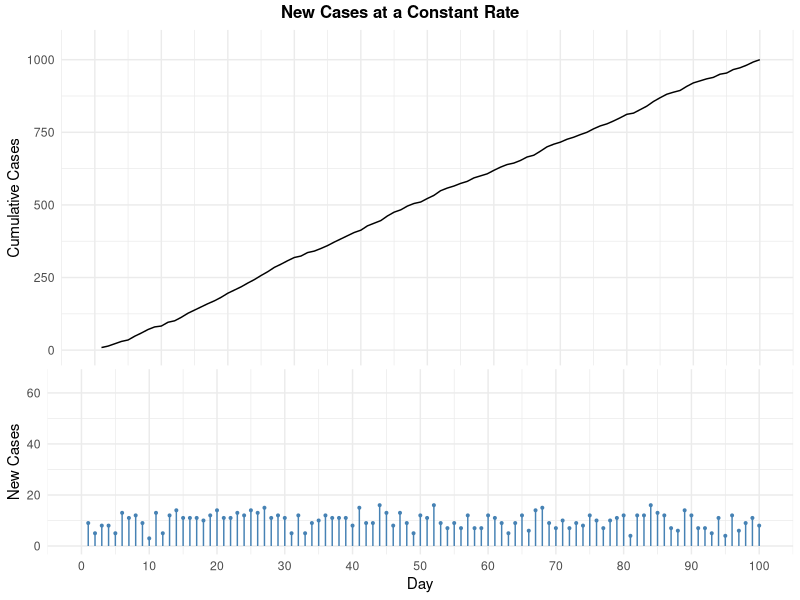
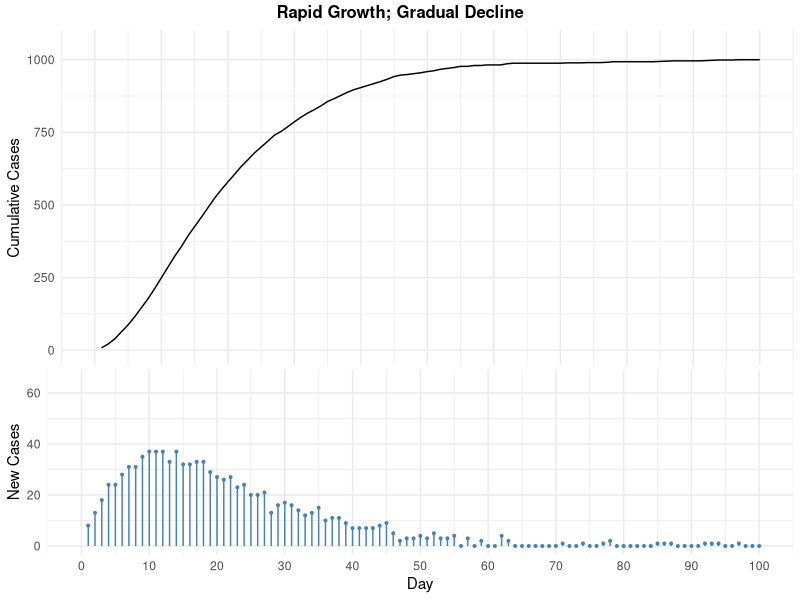
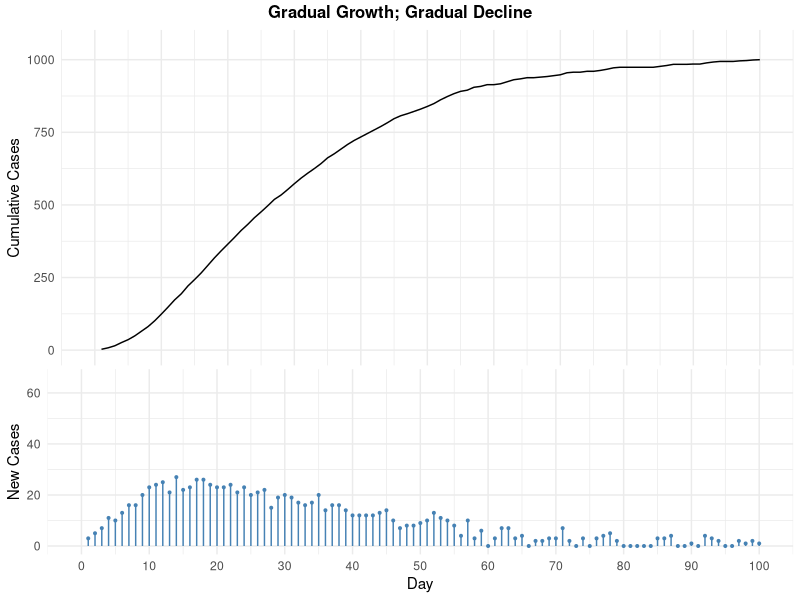
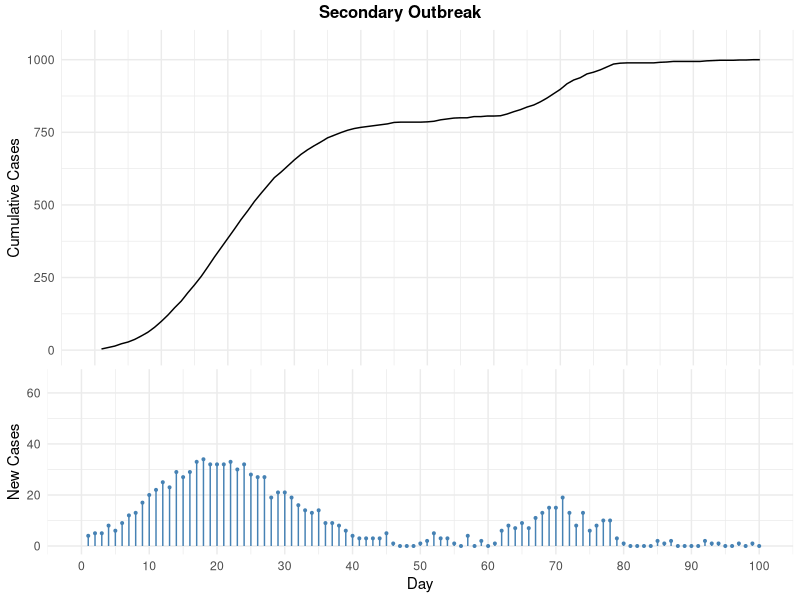
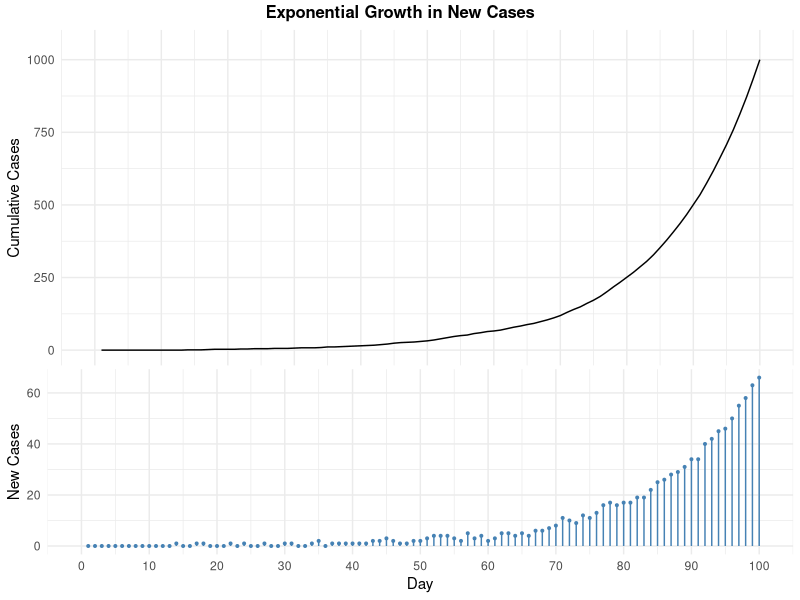
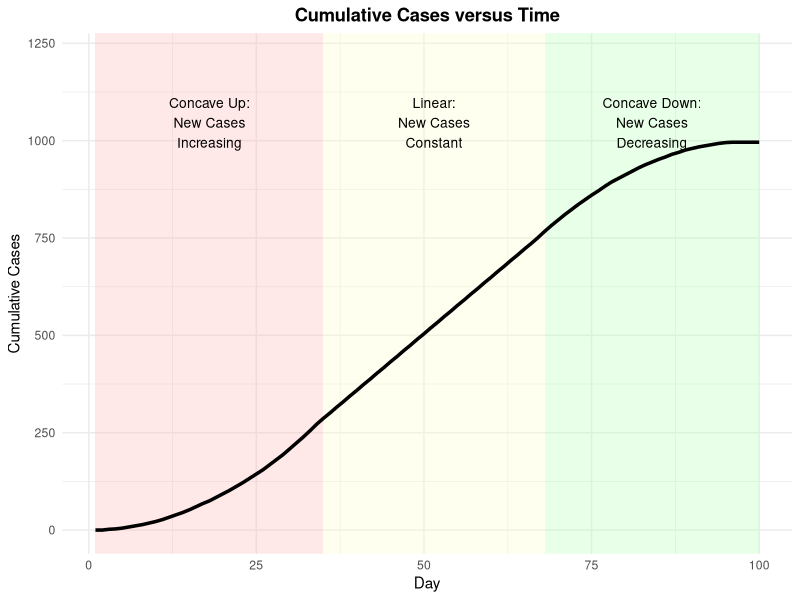
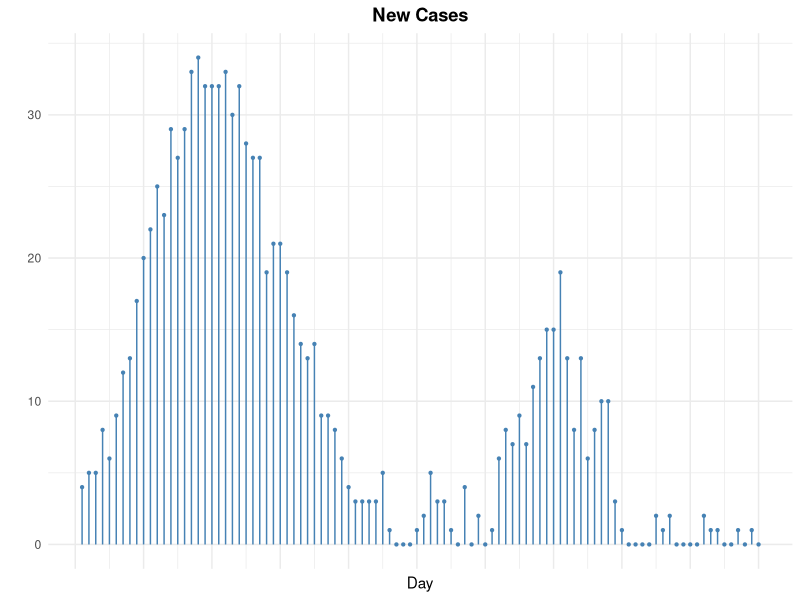
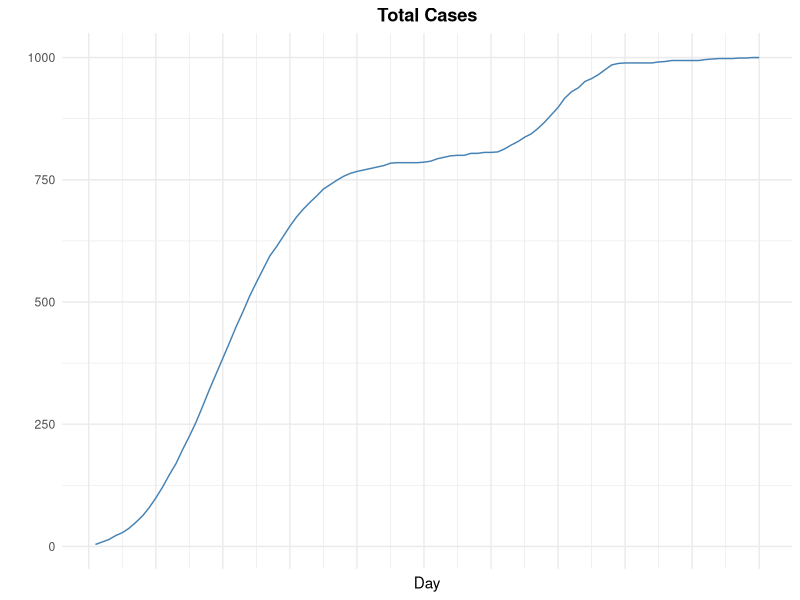

Write the R code that produced these figures, in order.
out <- Sys.getenv("OUT_DIR")
if (out == "") out <- "."
dir.create(out, showWarnings = FALSE, recursive = TRUE)

library(dplyr)
library(tidyr)
library(ggplot2)
library(gridExtra)
library(grid)

# ------------------------------------------------------------
# Helper: SAS-like Demo data (streaminit 123)
# SAS rand("Normal") is standard normal. R set.seed(123) approximates.
# ------------------------------------------------------------
set.seed(123)
# SAS calls rand Normal for Day<35 (34 calls) and Day>=68 (33 calls) = 67 calls in order
norm_vals <- rnorm(67)

Demo <- data.frame(Day = 1:100)
Demo$Block <- NA_character_
Demo$NewCases_raw <- NA_real_

# map norms
# first 34 for Day 1-34
# next 33 for Day 68-100
idx1 <- 1:34
idx2 <- 35:67
Demo$Block[Demo$Day < 35] <- "Concave Up:/New Cases/Increasing"
Demo$Block[Demo$Day >= 35 & Demo$Day < 68] <- "Linear:/New Cases/Constant"
Demo$Block[Demo$Day >= 68] <- "Concave Down:/New Cases/Decreasing"

# assign random component
Demo$NewCases <- NA_real_
# Day <35
sel <- Demo$Day < 35
Demo$NewCases[sel] <- Demo$Day[sel] + norm_vals[1:sum(sel)]
# Day 35-67
sel2 <- Demo$Day >= 35 & Demo$Day < 68
Demo$NewCases[sel2] <- 30 + (Demo$Day[sel2] %% 2)
# Day >=68
sel3 <- Demo$Day >= 68
Demo$NewCases[sel3] <- (100 - Demo$Day[sel3]) + norm_vals[(sum(sel)+1):length(norm_vals)]

Demo$NewCases <- floor(0.49 * Demo$NewCases)
Demo$NewCases[Demo$NewCases < 0] <- 0
Demo$Cumul <- cumsum(Demo$NewCases)

# keep Block as in SAS (for display split by "/")
Demo$Block_label <- gsub("/", "\n", Demo$Block)

# ------------------------------------------------------------
# Build datasets Uni, Peak, Flatten, Outbreak2, Exp from datalines
# ------------------------------------------------------------
make_df <- function(type, txt){
  df <- read.table(text = txt, col.names = c("Day","NewCases","Cumul"))
  df$Type <- type
  df
}

uni_txt <- "
1 9 9
2 5 14
3 8 22
4 8 30
5 5 35
6 13 48
7 11 59
8 12 71
9 9 80
10 3 83
11 13 96
12 5 101
13 12 113
14 14 127
15 11 138
16 11 149
17 11 160
18 10 170
19 12 182
20 14 196
21 11 207
22 11 218
23 13 231
24 12 243
25 14 257
26 13 270
27 15 285
28 11 296
29 12 308
30 11 319
31 5 324
32 12 336
33 5 341
34 9 350
35 10 360
36 12 372
37 11 383
38 11 394
39 11 405
40 8 413
41 15 428
42 9 437
43 9 446
44 16 462
45 13 475
46 8 483
47 13 496
48 9 505
49 5 510
50 12 522
51 11 533
52 16 549
53 9 558
54 7 565
55 9 574
56 7 581
57 12 593
58 7 600
59 7 607
60 12 619
61 11 630
62 9 639
63 5 644
64 9 653
65 12 665
66 6 671
67 14 685
68 15 700
69 9 709
70 7 716
71 10 726
72 7 733
73 9 742
74 8 750
75 12 762
76 10 772
77 7 779
78 10 789
79 11 800
80 12 812
81 4 816
82 12 828
83 12 840
84 16 856
85 13 869
86 12 881
87 7 888
88 6 894
89 14 908
90 12 920
91 7 927
92 7 934
93 5 939
94 11 950
95 4 954
96 12 966
97 6 972
98 9 981
99 11 992
100 8 1000
"
peak_txt <- "
1 8 8
2 13 21
3 18 39
4 24 63
5 24 87
6 28 115
7 31 146
8 31 177
9 35 212
10 37 249
11 37 286
12 37 323
13 33 356
14 37 393
15 32 425
16 32 457
17 33 490
18 33 523
19 29 552
20 27 579
21 26 605
22 27 632
23 23 655
24 24 679
25 20 699
26 20 719
27 21 740
28 13 753
29 16 769
30 17 786
31 16 802
32 14 816
33 12 828
34 13 841
35 15 856
36 10 866
37 11 877
38 11 888
39 9 897
40 7 904
41 7 911
42 7 918
43 7 925
44 8 933
45 9 942
46 5 947
47 2 949
48 3 952
49 3 955
50 4 959
51 3 962
52 5 967
53 3 970
54 3 973
55 4 977
56 0 977
57 3 980
58 0 980
59 2 982
60 0 982
61 0 982
62 4 986
63 2 988
64 0 988
65 0 988
66 0 988
67 0 988
68 0 988
69 0 988
70 0 988
71 1 989
72 0 989
73 0 989
74 1 990
75 0 990
76 0 990
77 1 991
78 2 993
79 0 993
80 0 993
81 0 993
82 0 993
83 0 993
84 0 993
85 1 994
86 1 995
87 1 996
88 0 996
89 0 996
90 0 996
91 0 996
92 1 997
93 1 998
94 1 999
95 0 999
96 0 999
97 1 1000
98 0 1000
99 0 1000
100 0 1000
"
flatten_txt <- "
1 3 3
2 5 8
3 7 15
4 11 26
5 10 36
6 13 49
7 16 65
8 16 81
9 20 101
10 23 124
11 24 148
12 25 173
13 21 194
14 27 221
15 22 243
16 23 266
17 26 292
18 26 318
19 24 342
20 23 365
21 23 388
22 24 412
23 21 433
24 23 456
25 20 476
26 21 497
27 22 519
28 15 534
29 19 553
30 20 573
31 19 592
32 17 609
33 16 625
34 17 642
35 20 662
36 14 676
37 16 692
38 16 708
39 14 722
40 12 734
41 12 746
42 12 758
43 12 770
44 13 783
45 14 797
46 10 807
47 7 814
48 8 822
49 8 830
50 9 839
51 10 849
52 13 862
53 11 873
54 10 883
55 8 891
56 4 895
57 10 905
58 3 908
59 6 914
60 0 914
61 3 917
62 7 924
63 7 931
64 3 934
65 4 938
66 0 938
67 2 940
68 2 942
69 3 945
70 3 948
71 7 955
72 2 957
73 0 957
74 3 960
75 0 960
76 3 963
77 4 967
78 5 972
79 2 974
80 0 974
81 0 974
82 0 974
83 0 974
84 0 974
85 3 977
86 3 980
87 4 984
88 0 984
89 0 984
90 1 985
91 0 985
92 4 989
93 3 992
94 2 994
95 0 994
96 0 994
97 2 996
98 1 997
99 2 999
100 1 1000
"
outbreak2_txt <- "
1 4 4
2 5 9
3 5 14
4 8 22
5 6 28
6 9 37
7 12 49
8 13 62
9 17 79
10 20 99
11 22 121
12 25 146
13 23 169
14 29 198
15 27 225
16 29 254
17 33 287
18 34 321
19 32 353
20 32 385
21 32 417
22 33 450
23 30 480
24 32 512
25 28 540
26 27 567
27 27 594
28 19 613
29 21 634
30 21 655
31 19 674
32 16 690
33 14 704
34 13 717
35 14 731
36 9 740
37 9 749
38 8 757
39 6 763
40 4 767
41 3 770
42 3 773
43 3 776
44 3 779
45 5 784
46 1 785
47 0 785
48 0 785
49 0 785
50 1 786
51 2 788
52 5 793
53 3 796
54 3 799
55 1 800
56 0 800
57 4 804
58 0 804
59 2 806
60 0 806
61 1 807
62 6 813
63 8 821
64 7 828
65 9 837
66 7 844
67 11 855
68 13 868
69 15 883
70 15 898
71 19 917
72 13 930
73 8 938
74 13 951
75 6 957
76 8 965
77 10 975
78 10 985
79 3 988
80 1 989
81 0 989
82 0 989
83 0 989
84 0 989
85 2 991
86 1 992
87 2 994
88 0 994
89 0 994
90 0 994
91 0 994
92 2 996
93 1 997
94 1 998
95 0 998
96 0 998
97 1 999
98 0 999
99 1 1000
100 0 1000
"
exp_txt <- "
1 0 0
2 0 0
3 0 0
4 0 0
5 0 0
6 0 0
7 0 0
8 0 0
9 0 0
10 0 0
11 0 0
12 0 0
13 0 0
14 1 1
15 0 1
16 0 1
17 1 2
18 1 3
19 0 3
20 0 3
21 0 3
22 1 4
23 0 4
24 1 5
25 0 5
26 0 5
27 1 6
28 0 6
29 0 6
30 1 7
31 1 8
32 0 8
33 0 8
34 1 9
35 2 11
36 0 11
37 1 12
38 1 13
39 1 14
40 1 15
41 1 16
42 1 17
43 2 19
44 2 21
45 3 24
46 2 26
47 1 27
48 1 28
49 2 30
50 2 32
51 3 35
52 4 39
53 4 43
54 4 47
55 3 50
56 2 52
57 5 57
58 3 60
59 4 64
60 2 66
61 3 69
62 5 74
63 5 79
64 4 83
65 5 88
66 4 92
67 6 98
68 6 104
69 7 111
70 8 119
71 11 130
72 10 140
73 9 149
74 12 161
75 11 172
76 13 185
77 16 201
78 17 218
79 16 234
80 17 251
81 17 268
82 19 287
83 19 306
84 22 328
85 25 353
86 26 379
87 28 407
88 29 436
89 31 467
90 34 501
91 34 535
92 40 575
93 42 617
94 45 662
95 46 708
96 50 758
97 55 813
98 58 871
99 63 934
100 66 1000
"

Uni <- make_df("Constant", uni_txt)
Peak <- make_df("Early Peak", peak_txt)
Flatten <- make_df("Flattened", flatten_txt)
Outbreak2 <- make_df("Second Outbreak", outbreak2_txt)
Exp <- make_df("Exponential", exp_txt)

Infection <- bind_rows(Uni, Peak, Flatten, Outbreak2, Exp)
# preserve order of Type as in SAS order=data
type_order <- c("Constant","Early Peak","Flattened","Second Outbreak","Exponential")
Infection$Type <- factor(Infection$Type, levels = type_order)

# ------------------------------------------------------------
# PROC MEANS
# ------------------------------------------------------------
means_tbl <- Infection %>%
  group_by(Type) %>%
  summarise(
    N = n(),
    Mean = mean(NewCases),
    StdDev = sd(NewCases),
    Min = min(NewCases),
    Max = max(NewCases),
    Sum = sum(NewCases),
    .groups = "drop"
  ) %>%
  arrange(match(Type, type_order))

# Write CSV for table
write.csv(means_tbl, file.path(out, "P099.csv"), row.names = FALSE, na = "")

# Text rendering P099.lst
# SAS PROC MEANS default prints with 2 decimals? But we will show 4 decimals for stats
# Provide 30 numbers (5*6)
con <- file(file.path(out, "P099.lst"), open = "wt")
writeLines("The MEANS Procedure", con)
writeLines("", con)
writeLines("Analysis Variable : NewCases", con)
writeLines("", con)
# header
hdr <- sprintf("%-17s %6s %10s %10s %6s %6s %10s", "Type", "N", "Mean", "StdDev", "Min", "Max", "Sum")
writeLines(hdr, con)
writeLines(paste(rep("-", nchar(hdr)), collapse=""), con)
for(i in seq_len(nrow(means_tbl))){
  r <- means_tbl[i,]
  line <- sprintf("%-17s %6d %10.4f %10.4f %6.0f %6.0f %10.0f",
                  as.character(r$Type), r$N, r$Mean, r$StdDev, r$Min, r$Max, r$Sum)
  writeLines(line, con)
}
writeLines("", con)
writeLines(paste0("Total observations: ", nrow(Infection)), con)
close(con)

# also write txt copy as required (same as lst but .txt)
file.copy(file.path(out, "P099.lst"), file.path(out, "P099.txt"), overwrite = TRUE)

# ------------------------------------------------------------
# Figures
# ------------------------------------------------------------

# Helper to save CSV of plotted data
save_plot_data <- function(df, name){
  write.csv(df, file.path(out, paste0(name, ".csv")), row.names = FALSE, na = "")
}

# 1. Demo SGPlot (Cumulative Cases versus Time with blocks)
# Approximate block background with geom_rect - use valid R colours
block_ranges <- data.frame(
  Block = c("Concave Up:\nNew Cases\nIncreasing", "Linear:\nNew Cases\nConstant", "Concave Down:\nNew Cases\nDecreasing"),
  xmin = c(1, 35, 68),
  xmax = c(35, 68, 100),
  fill = c("#FFB3B3", "#FFFFCC", "#B3FFB3")
)
p_demo <- ggplot() +
  geom_rect(data=block_ranges, aes(xmin=xmin, xmax=xmax, ymin=-Inf, ymax=Inf, fill=fill), alpha=0.3, inherit.aes=FALSE) +
  scale_fill_identity() +
  geom_line(data=Demo, aes(x=Day, y=Cumul), linewidth=1.2, color="black") +
  geom_text(data=block_ranges, aes(x=(xmin+xmax)/2, y=max(Demo$Cumul)*1.05, label=Block), size=3.5) +
  labs(title="Cumulative Cases versus Time", x="Day", y="Cumulative Cases") +
  theme_minimal() +
  theme(plot.title = element_text(hjust=0.5, face="bold")) +
  ylim(0, max(Demo$Cumul)*1.22)

ggsave(file.path(out, "sgplot.png"), p_demo, width=6, height=4, dpi=150)
save_plot_data(Demo %>% select(Day, Block, NewCases, Cumul), "sgplot")

# 2 & 3. Outbreak2 needle and series (300x200 px ~ 3x2 inches at 100dpi)
p_out_needle <- ggplot(Outbreak2, aes(x=Day, y=NewCases)) +
  geom_segment(aes(xend=Day, yend=0), color="steelblue") +
  geom_point(color="steelblue", size=0.8) +
  labs(title="New Cases", x="Day", y="") +
  theme_minimal() +
  theme(axis.text.x = element_blank(), axis.ticks.x = element_blank(),
        plot.title = element_text(hjust=0.5, face="bold")) +
  scale_x_continuous(breaks=seq(0,100,10))

p_out_series <- ggplot(Outbreak2, aes(x=Day, y=Cumul)) +
  geom_line(color="steelblue") +
  labs(title="Total Cases", x="Day", y="") +
  theme_minimal() +
  theme(axis.text.x = element_blank(), axis.ticks.x = element_blank(),
        plot.title = element_text(hjust=0.5, face="bold")) +
  scale_x_continuous(breaks=seq(0,100,10))

ggsave(file.path(out, "sgplot1.png"), p_out_needle, width=3, height=2, dpi=100)
save_plot_data(Outbreak2 %>% select(Day, NewCases), "sgplot1")
ggsave(file.path(out, "sgplot2.png"), p_out_series, width=3, height=2, dpi=100)
save_plot_data(Outbreak2 %>% select(Day, Cumul), "sgplot2")

# 4,5,6 SGPanel figures (500x600 px)
# SGPanel: New Cases vs Time
p_panel_new <- ggplot(Infection, aes(x=Day, y=NewCases)) +
  geom_segment(aes(xend=Day, yend=0), color="steelblue") +
  geom_point(color="steelblue", size=0.5) +
  facet_grid(Type ~ ., switch="y") +
  labs(title="New Cases versus Time", x="Day", y="New Cases") +
  theme_minimal() +
  theme(strip.text.y.left = element_text(angle=0), plot.title = element_text(hjust=0.5, face="bold")) +
  scale_x_continuous(breaks=seq(0,100,10), limits=c(0,100)) +
  scale_y_continuous(breaks=seq(0,70,10))

ggsave(file.path(out, "sgpanel.png"), p_panel_new, width=5, height=6, dpi=100)
save_plot_data(Infection %>% select(Type, Day, NewCases), "sgpanel")

# SGPanel1: Cumulative Cases vs Time
p_panel_cumul <- ggplot(Infection, aes(x=Day, y=Cumul)) +
  geom_line(color="steelblue") +
  facet_grid(Type ~ ., switch="y") +
  labs(title="Cumulative Cases versus Time", x="Day", y="Cumulative Cases") +
  theme_minimal() +
  theme(strip.text.y.left = element_text(angle=0), plot.title = element_text(hjust=0.5, face="bold")) +
  scale_x_continuous(breaks=seq(0,100,10), limits=c(0,100)) +
  scale_y_continuous(limits=c(0, NA))

ggsave(file.path(out, "sgpanel1.png"), p_panel_cumul, width=5, height=6, dpi=100)
save_plot_data(Infection %>% select(Type, Day, Cumul), "sgpanel1")

# SGPanel2: log(Cumulative) vs Time where cumul>0
Infection_log <- Infection %>% filter(Cumul > 0)
p_panel_log <- ggplot(Infection_log, aes(x=Day, y=Cumul)) +
  geom_line(color="steelblue") +
  facet_grid(Type ~ ., switch="y") +
  labs(title="log(Cumulative Cases) versus Time", x="Day", y="Cumulative Cases (log scale)") +
  theme_minimal() +
  theme(strip.text.y.left = element_text(angle=0), plot.title = element_text(hjust=0.5, face="bold")) +
  scale_x_continuous(breaks=seq(0,100,10), limits=c(0,100)) +
  scale_y_log10()

ggsave(file.path(out, "sgpanel2.png"), p_panel_log, width=5, height=6, dpi=100)
save_plot_data(Infection_log %>% select(Type, Day, Cumul), "sgpanel2")

# 7-11 SGRender figures (500x360 px) - lattice with 2 rows: top cumulative, bottom new cases
render_one <- function(df, title_str, fname){
  # create two plots stacked
  p_top <- ggplot(df, aes(x=Day, y=Cumul)) +
    geom_line(color="black") +
    labs(x=NULL, y="Cumulative Cases") +
    theme_minimal() +
    theme(axis.text.x = element_blank(), axis.ticks.x = element_blank(),
          plot.margin = margin(5,5,0,5)) +
    scale_x_continuous(limits=c(0,100), breaks=seq(0,100,10)) +
    scale_y_continuous(limits=c(0, max(1000, max(df$Cumul))*1.05))

  p_bot <- ggplot(df, aes(x=Day, y=NewCases)) +
    geom_segment(aes(xend=Day, yend=0), color="steelblue") +
    geom_point(color="steelblue", size=0.7) +
    labs(x="Day", y="New Cases") +
    theme_minimal() +
    theme(plot.margin = margin(0,5,5,5)) +
    scale_x_continuous(limits=c(0,100), breaks=seq(0,100,10)) +
    scale_y_continuous(limits=c(0,66))

  combined <- grid.arrange(
    arrangeGrob(p_top, p_bot, nrow=2, heights=c(1.2,0.8),
                top=textGrob(title_str, gp=gpar(fontsize=12, fontface="bold")))
  )
  ggsave(file.path(out, paste0(fname, ".png")), combined, width=5, height=3.6, dpi=100)
  save_plot_data(df %>% select(Day, NewCases, Cumul), fname)
}

render_one(Uni, "New Cases at a Constant Rate", "sgrender")
render_one(Peak, "Rapid Growth; Gradual Decline", "sgrender1")
render_one(Flatten, "Gradual Growth; Gradual Decline", "sgrender2")
render_one(Outbreak2, "Secondary Outbreak", "sgrender3")
render_one(Exp, "Exponential Growth in New Cases", "sgrender4")
